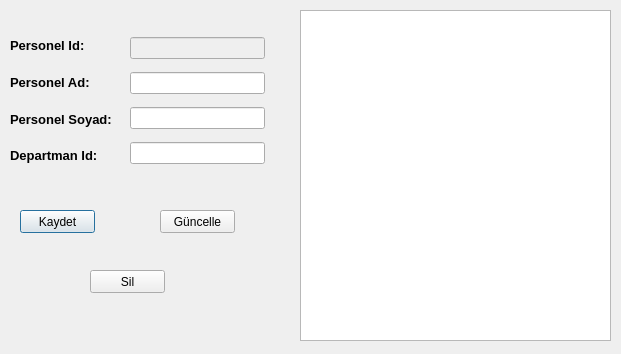
<?xml version="1.0" encoding="UTF-8"?>
<ui version="4.0">
 <class>personel</class>
 <widget class="QDialog" name="personel">
  <property name="geometry">
   <rect>
    <x>0</x>
    <y>0</y>
    <width>621</width>
    <height>354</height>
   </rect>
  </property>
  <property name="windowTitle">
   <string>Dialog</string>
  </property>
  <widget class="QTableView" name="tableView">
   <property name="geometry">
    <rect>
     <x>300</x>
     <y>10</y>
     <width>311</width>
     <height>331</height>
    </rect>
   </property>
  </widget>
  <widget class="QPushButton" name="btn_kaydet">
   <property name="geometry">
    <rect>
     <x>20</x>
     <y>210</y>
     <width>75</width>
     <height>23</height>
    </rect>
   </property>
   <property name="text">
    <string>Kaydet</string>
   </property>
  </widget>
  <widget class="QPushButton" name="btn_guncelle">
   <property name="geometry">
    <rect>
     <x>160</x>
     <y>210</y>
     <width>75</width>
     <height>23</height>
    </rect>
   </property>
   <property name="text">
    <string>Güncelle</string>
   </property>
  </widget>
  <widget class="QPushButton" name="btn_sil">
   <property name="geometry">
    <rect>
     <x>90</x>
     <y>270</y>
     <width>75</width>
     <height>23</height>
    </rect>
   </property>
   <property name="text">
    <string>Sil</string>
   </property>
  </widget>
  <widget class="QWidget" name="">
   <property name="geometry">
    <rect>
     <x>10</x>
     <y>30</y>
     <width>107</width>
     <height>141</height>
    </rect>
   </property>
   <layout class="QVBoxLayout" name="verticalLayout">
    <item>
     <widget class="QLabel" name="label">
      <property name="font">
       <font>
        <pointsize>10</pointsize>
        <weight>75</weight>
        <bold>true</bold>
       </font>
      </property>
      <property name="text">
       <string>Personel Id:</string>
      </property>
     </widget>
    </item>
    <item>
     <widget class="QLabel" name="label_2">
      <property name="font">
       <font>
        <pointsize>10</pointsize>
        <weight>75</weight>
        <bold>true</bold>
       </font>
      </property>
      <property name="text">
       <string>Personel Ad:</string>
      </property>
     </widget>
    </item>
    <item>
     <widget class="QLabel" name="label_3">
      <property name="font">
       <font>
        <pointsize>10</pointsize>
        <weight>75</weight>
        <bold>true</bold>
       </font>
      </property>
      <property name="text">
       <string>Personel Soyad:</string>
      </property>
     </widget>
    </item>
    <item>
     <widget class="QLabel" name="label_4">
      <property name="font">
       <font>
        <pointsize>10</pointsize>
        <weight>75</weight>
        <bold>true</bold>
       </font>
      </property>
      <property name="text">
       <string>Departman Id:</string>
      </property>
     </widget>
    </item>
   </layout>
  </widget>
  <widget class="QWidget" name="">
   <property name="geometry">
    <rect>
     <x>130</x>
     <y>30</y>
     <width>135</width>
     <height>141</height>
    </rect>
   </property>
   <layout class="QVBoxLayout" name="verticalLayout_2">
    <item>
     <widget class="QLineEdit" name="edt_per_id">
      <property name="enabled">
       <bool>false</bool>
      </property>
     </widget>
    </item>
    <item>
     <widget class="QLineEdit" name="edt_per_ad"/>
    </item>
    <item>
     <widget class="QLineEdit" name="edt_per_soyad"/>
    </item>
    <item>
     <widget class="QLineEdit" name="edt_depar_id"/>
    </item>
   </layout>
  </widget>
 </widget>
 <resources/>
 <connections/>
</ui>
